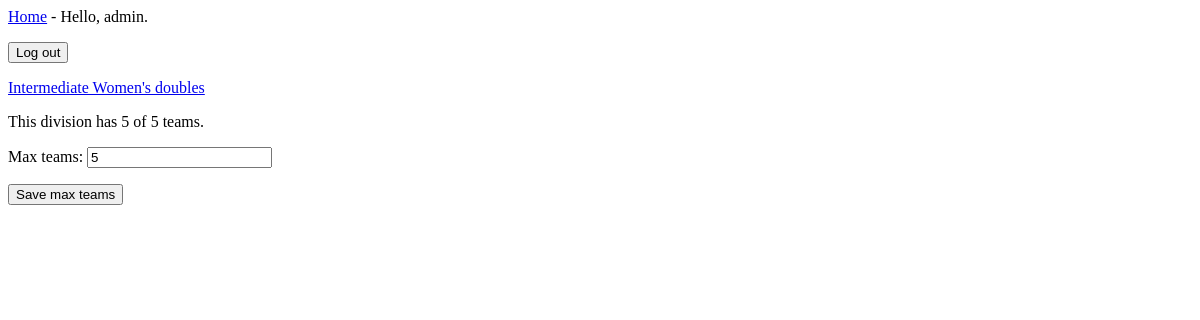
Before: /divisions/4/max-teams/ (signed in) with the older database file.
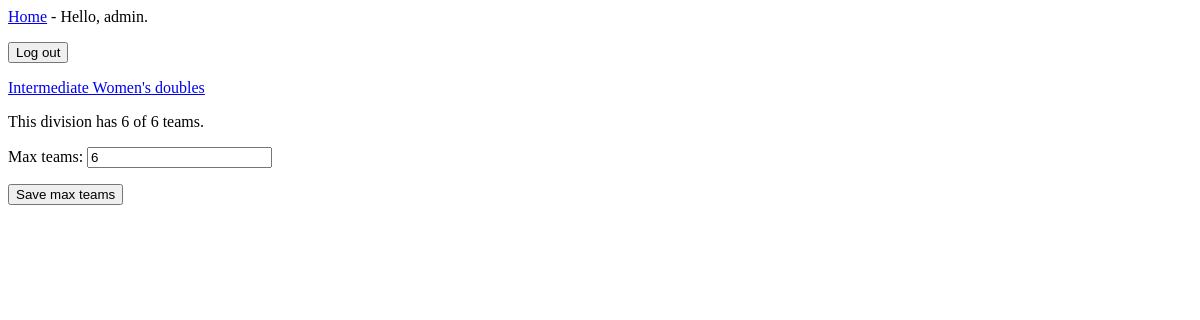
After: the same page with the newer database file.
### tournaments/models.py (models this page shows, shortened)
class Division(models.Model):
    LEVEL_CHOICES = [
        ('beginner', 'Beginner'),
        ('intermediate', 'Intermediate'),
        ('advanced', 'Advanced'),
    ]
    FORMAT_CHOICES = [
        ('mixed', 'Mixed doubles'),
        ('mens', "Men's doubles"),
        ('womens', "Women's doubles"),
        ('scramble', 'Scramble'),
    ]
    MEETING_CHOICES = [(1, 'Once'), (2, 'Twice')]
    tournament = models.ForeignKey(Tournament, on_delete=models.CASCADE)
    level = models.CharField(max_length=20, choices=LEVEL_CHOICES)
    format = models.CharField(max_length=20, choices=FORMAT_CHOICES)
    max_teams = models.PositiveIntegerField()
    games_per_week = models.PositiveIntegerField()
    max_meetings_per_night = models.PositiveIntegerField(choices=MEETING_CHOICES, default=1)
    game_minutes = models.PositiveIntegerField(null=True, blank=True)
    def __str__(self):
        return f"{self.get_level_display()} {self.get_format_display()}"

### tournaments/views.py (the view, shortened to what this page needs)
# urls.py: path('divisions/<int:division_id>/max-teams/', views.edit_max_teams, name='edit_max_teams'),
@login_required
def edit_max_teams(request, division_id):
    division = get_object_or_404(Division, id=division_id)
    if not request.user.is_superuser:
        raise Http404
    team_count = division.team_set.count()
    if request.method != 'POST':
        form = MaxTeamsForm(instance=division)
    context = {'division': division, 'form': form, 'team_count': team_count}
    return render(request, 'tournaments/edit_max_teams.html', context)

### tournaments/forms.py
class MaxTeamsForm(forms.ModelForm):
    class Meta:
        model = Division
        fields = ['max_teams']
        labels = {'max_teams': 'Max teams'}

### tournaments/templates/tournaments/edit_max_teams.html (shortened to what this page needs)
{% extends 'tournaments/base.html' %}
{% block content %}
  <p><a href="{% url 'tournaments:division' division.id %}">{{ division }}</a></p>
  <p>This division has {{ team_count }} of {{ division.max_teams }} teams.</p>
  <form action="{% url 'tournaments:edit_max_teams' division.id %}" method="post">
    {{ form.as_p }}
    <button name="submit">Save max teams</button>
  </form>
{% endblock content %}

Changed rows visible on the page:
changed Division "Intermediate Women's doubles": max_teams "5" → "6"
Other visible differences:
{{ team_count }}: "5" → "6"
